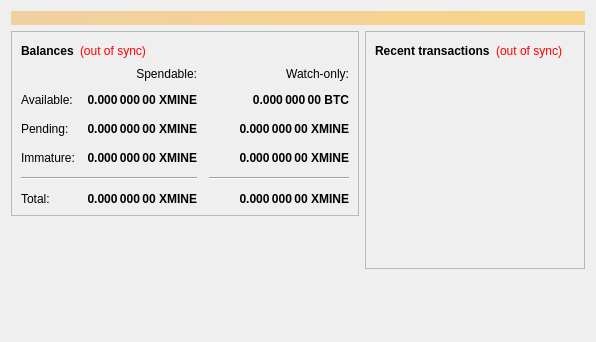
<?xml version="1.0" encoding="UTF-8"?>
<ui version="4.0">
 <class>OverviewPage</class>
 <widget class="QWidget" name="OverviewPage">
  <property name="geometry">
   <rect>
    <x>0</x>
    <y>0</y>
    <width>596</width>
    <height>342</height>
   </rect>
  </property>
  <property name="windowTitle">
   <string>Form</string>
  </property>
  <layout class="QVBoxLayout" name="topLayout">
   <item>
    <widget class="QLabel" name="labelAlerts">
     <property name="visible">
      <bool>false</bool>
     </property>
     <property name="styleSheet">
      <string notr="true">background-color: qlineargradient(x1: 0, y1: 0, x2: 1, y2: 0, stop:0 #F0D0A0, stop:1 #F8D488); color:#000000;</string>
     </property>
     <property name="wordWrap">
      <bool>true</bool>
     </property>
     <property name="margin">
      <number>3</number>
     </property>
    </widget>
   </item>
   <item>
    <layout class="QHBoxLayout" name="horizontalLayout" stretch="1,1">
     <item>
      <layout class="QVBoxLayout" name="verticalLayout_2">
       <item>
        <widget class="QFrame" name="frame">
         <property name="frameShape">
          <enum>QFrame::StyledPanel</enum>
         </property>
         <property name="frameShadow">
          <enum>QFrame::Raised</enum>
         </property>
         <layout class="QVBoxLayout" name="verticalLayout_4">
          <item>
           <layout class="QHBoxLayout" name="horizontalLayout_4">
            <item>
             <widget class="QLabel" name="label_5">
              <property name="font">
               <font>
                <weight>75</weight>
                <bold>true</bold>
               </font>
              </property>
              <property name="text">
               <string>Balances</string>
              </property>
             </widget>
            </item>
            <item>
             <widget class="QLabel" name="labelWalletStatus">
              <property name="cursor">
               <cursorShape>WhatsThisCursor</cursorShape>
              </property>
              <property name="toolTip">
               <string>The displayed information may be out of date. Your wallet automatically synchronizes with the Minecoin network after a connection is established, but this process has not completed yet.</string>
              </property>
              <property name="styleSheet">
               <string notr="true">QLabel { color: red; }</string>
              </property>
              <property name="text">
               <string notr="true">(out of sync)</string>
              </property>
              <property name="alignment">
               <set>Qt::AlignLeading|Qt::AlignLeft|Qt::AlignVCenter</set>
              </property>
             </widget>
            </item>
            <item>
             <spacer name="horizontalSpacer_3">
              <property name="orientation">
               <enum>Qt::Horizontal</enum>
              </property>
              <property name="sizeHint" stdset="0">
               <size>
                <width>40</width>
                <height>20</height>
               </size>
              </property>
             </spacer>
            </item>
           </layout>
          </item>
          <item>
           <layout class="QGridLayout" name="gridLayout">
            <property name="spacing">
             <number>12</number>
            </property>
            <item row="2" column="2">
             <widget class="QLabel" name="labelWatchPending">
              <property name="font">
               <font>
                <weight>75</weight>
                <bold>true</bold>
               </font>
              </property>
              <property name="cursor">
               <cursorShape>IBeamCursor</cursorShape>
              </property>
              <property name="toolTip">
               <string>Unconfirmed transactions to watch-only addresses</string>
              </property>
              <property name="text">
               <string notr="true">0.000 000 00 XMINE</string>
              </property>
              <property name="alignment">
               <set>Qt::AlignRight|Qt::AlignTrailing|Qt::AlignVCenter</set>
              </property>
              <property name="textInteractionFlags">
               <set>Qt::LinksAccessibleByMouse|Qt::TextSelectableByKeyboard|Qt::TextSelectableByMouse</set>
              </property>
             </widget>
            </item>
            <item row="2" column="1">
             <widget class="QLabel" name="labelUnconfirmed">
              <property name="font">
               <font>
                <weight>75</weight>
                <bold>true</bold>
               </font>
              </property>
              <property name="cursor">
               <cursorShape>IBeamCursor</cursorShape>
              </property>
              <property name="toolTip">
               <string>Total of transactions that have yet to be confirmed, and do not yet count toward the spendable balance</string>
              </property>
              <property name="text">
               <string notr="true">0.000 000 00 XMINE</string>
              </property>
              <property name="alignment">
               <set>Qt::AlignRight|Qt::AlignTrailing|Qt::AlignVCenter</set>
              </property>
              <property name="textInteractionFlags">
               <set>Qt::LinksAccessibleByMouse|Qt::TextSelectableByKeyboard|Qt::TextSelectableByMouse</set>
              </property>
             </widget>
            </item>
            <item row="3" column="2">
             <widget class="QLabel" name="labelWatchImmature">
              <property name="font">
               <font>
                <weight>75</weight>
                <bold>true</bold>
               </font>
              </property>
              <property name="cursor">
               <cursorShape>IBeamCursor</cursorShape>
              </property>
              <property name="toolTip">
               <string>Mined balance in watch-only addresses that has not yet matured</string>
              </property>
              <property name="text">
               <string notr="true">0.000 000 00 XMINE</string>
              </property>
              <property name="alignment">
               <set>Qt::AlignRight|Qt::AlignTrailing|Qt::AlignVCenter</set>
              </property>
              <property name="textInteractionFlags">
               <set>Qt::LinksAccessibleByMouse|Qt::TextSelectableByKeyboard|Qt::TextSelectableByMouse</set>
              </property>
             </widget>
            </item>
            <item row="4" column="0" colspan="2">
             <widget class="Line" name="line">
              <property name="orientation">
               <enum>Qt::Horizontal</enum>
              </property>
             </widget>
            </item>
            <item row="4" column="2">
             <widget class="Line" name="lineWatchBalance">
              <property name="sizePolicy">
               <sizepolicy hsizetype="Preferred" vsizetype="Fixed">
                <horstretch>0</horstretch>
                <verstretch>0</verstretch>
               </sizepolicy>
              </property>
              <property name="minimumSize">
               <size>
                <width>140</width>
                <height>0</height>
               </size>
              </property>
              <property name="orientation">
               <enum>Qt::Horizontal</enum>
              </property>
             </widget>
            </item>
            <item row="5" column="0">
             <widget class="QLabel" name="labelTotalText">
              <property name="text">
               <string>Total:</string>
              </property>
             </widget>
            </item>
            <item row="3" column="1">
             <widget class="QLabel" name="labelImmature">
              <property name="font">
               <font>
                <weight>75</weight>
                <bold>true</bold>
               </font>
              </property>
              <property name="cursor">
               <cursorShape>IBeamCursor</cursorShape>
              </property>
              <property name="toolTip">
               <string>Mined balance that has not yet matured</string>
              </property>
              <property name="text">
               <string notr="true">0.000 000 00 XMINE</string>
              </property>
              <property name="alignment">
               <set>Qt::AlignRight|Qt::AlignTrailing|Qt::AlignVCenter</set>
              </property>
              <property name="textInteractionFlags">
               <set>Qt::LinksAccessibleByMouse|Qt::TextSelectableByKeyboard|Qt::TextSelectableByMouse</set>
              </property>
             </widget>
            </item>
            <item row="2" column="3">
             <spacer name="horizontalSpacer_2">
              <property name="orientation">
               <enum>Qt::Horizontal</enum>
              </property>
              <property name="sizeHint" stdset="0">
               <size>
                <width>40</width>
                <height>20</height>
               </size>
              </property>
             </spacer>
            </item>
            <item row="3" column="0">
             <widget class="QLabel" name="labelImmatureText">
              <property name="text">
               <string>Immature:</string>
              </property>
             </widget>
            </item>
            <item row="5" column="1">
             <widget class="QLabel" name="labelTotal">
              <property name="font">
               <font>
                <weight>75</weight>
                <bold>true</bold>
               </font>
              </property>
              <property name="cursor">
               <cursorShape>IBeamCursor</cursorShape>
              </property>
              <property name="toolTip">
               <string>Your current total balance</string>
              </property>
              <property name="text">
               <string notr="true">0.000 000 00 XMINE</string>
              </property>
              <property name="alignment">
               <set>Qt::AlignRight|Qt::AlignTrailing|Qt::AlignVCenter</set>
              </property>
              <property name="textInteractionFlags">
               <set>Qt::LinksAccessibleByMouse|Qt::TextSelectableByKeyboard|Qt::TextSelectableByMouse</set>
              </property>
             </widget>
            </item>
            <item row="5" column="2">
             <widget class="QLabel" name="labelWatchTotal">
              <property name="font">
               <font>
                <weight>75</weight>
                <bold>true</bold>
               </font>
              </property>
              <property name="cursor">
               <cursorShape>IBeamCursor</cursorShape>
              </property>
              <property name="toolTip">
               <string>Current total balance in watch-only addresses</string>
              </property>
              <property name="text">
               <string notr="true">0.000 000 00 XMINE</string>
              </property>
              <property name="alignment">
               <set>Qt::AlignRight|Qt::AlignTrailing|Qt::AlignVCenter</set>
              </property>
              <property name="textInteractionFlags">
               <set>Qt::LinksAccessibleByMouse|Qt::TextSelectableByKeyboard|Qt::TextSelectableByMouse</set>
              </property>
             </widget>
            </item>
            <item row="0" column="2">
             <widget class="QLabel" name="labelWatchonly">
              <property name="text">
               <string>Watch-only:</string>
              </property>
              <property name="alignment">
               <set>Qt::AlignRight|Qt::AlignTrailing|Qt::AlignVCenter</set>
              </property>
             </widget>
            </item>
            <item row="1" column="0">
             <widget class="QLabel" name="labelBalanceText">
              <property name="text">
               <string>Available:</string>
              </property>
             </widget>
            </item>
            <item row="1" column="1">
             <widget class="QLabel" name="labelBalance">
              <property name="font">
               <font>
                <weight>75</weight>
                <bold>true</bold>
               </font>
              </property>
              <property name="cursor">
               <cursorShape>IBeamCursor</cursorShape>
              </property>
              <property name="toolTip">
               <string>Your current spendable balance</string>
              </property>
              <property name="text">
               <string notr="true">0.000 000 00 XMINE</string>
              </property>
              <property name="alignment">
               <set>Qt::AlignRight|Qt::AlignTrailing|Qt::AlignVCenter</set>
              </property>
              <property name="textInteractionFlags">
               <set>Qt::LinksAccessibleByMouse|Qt::TextSelectableByKeyboard|Qt::TextSelectableByMouse</set>
              </property>
             </widget>
            </item>
            <item row="1" column="2">
             <widget class="QLabel" name="labelWatchAvailable">
              <property name="font">
               <font>
                <weight>75</weight>
                <bold>true</bold>
               </font>
              </property>
              <property name="cursor">
               <cursorShape>IBeamCursor</cursorShape>
              </property>
              <property name="toolTip">
               <string>Your current balance in watch-only addresses</string>
              </property>
              <property name="text">
               <string notr="true">0.000 000 00 BTC</string>
              </property>
              <property name="alignment">
               <set>Qt::AlignRight|Qt::AlignTrailing|Qt::AlignVCenter</set>
              </property>
              <property name="textInteractionFlags">
               <set>Qt::LinksAccessibleByMouse|Qt::TextSelectableByKeyboard|Qt::TextSelectableByMouse</set>
              </property>
             </widget>
            </item>
            <item row="2" column="0">
             <widget class="QLabel" name="labelPendingText">
              <property name="text">
               <string>Pending:</string>
              </property>
             </widget>
            </item>
            <item row="0" column="1">
             <widget class="QLabel" name="labelSpendable">
              <property name="text">
               <string>Spendable:</string>
              </property>
              <property name="alignment">
               <set>Qt::AlignRight|Qt::AlignTrailing|Qt::AlignVCenter</set>
              </property>
             </widget>
            </item>
           </layout>
          </item>
         </layout>
        </widget>
       </item>
       <item>
        <spacer name="verticalSpacer">
         <property name="orientation">
          <enum>Qt::Vertical</enum>
         </property>
         <property name="sizeHint" stdset="0">
          <size>
           <width>20</width>
           <height>40</height>
          </size>
         </property>
        </spacer>
       </item>
      </layout>
     </item>
     <item>
      <layout class="QVBoxLayout" name="verticalLayout_3">
       <item>
        <widget class="QFrame" name="frame_2">
         <property name="frameShape">
          <enum>QFrame::StyledPanel</enum>
         </property>
         <property name="frameShadow">
          <enum>QFrame::Raised</enum>
         </property>
         <layout class="QVBoxLayout" name="verticalLayout">
          <item>
           <layout class="QHBoxLayout" name="horizontalLayout_2">
            <item>
             <widget class="QLabel" name="label_4">
              <property name="font">
               <font>
                <weight>75</weight>
                <bold>true</bold>
               </font>
              </property>
              <property name="text">
               <string>Recent transactions</string>
              </property>
             </widget>
            </item>
            <item>
             <widget class="QLabel" name="labelTransactionsStatus">
              <property name="cursor">
               <cursorShape>WhatsThisCursor</cursorShape>
              </property>
              <property name="toolTip">
               <string>The displayed information may be out of date. Your wallet automatically synchronizes with the Minecoin network after a connection is established, but this process has not completed yet.</string>
              </property>
              <property name="styleSheet">
               <string notr="true">QLabel { color: red; }</string>
              </property>
              <property name="text">
               <string notr="true">(out of sync)</string>
              </property>
              <property name="alignment">
               <set>Qt::AlignRight|Qt::AlignTrailing|Qt::AlignVCenter</set>
              </property>
             </widget>
            </item>
            <item>
             <spacer name="horizontalSpacer">
              <property name="orientation">
               <enum>Qt::Horizontal</enum>
              </property>
              <property name="sizeHint" stdset="0">
               <size>
                <width>40</width>
                <height>20</height>
               </size>
              </property>
             </spacer>
            </item>
           </layout>
          </item>
          <item>
           <widget class="QListView" name="listTransactions">
            <property name="styleSheet">
             <string notr="true">QListView { background: transparent; }</string>
            </property>
            <property name="frameShape">
             <enum>QFrame::NoFrame</enum>
            </property>
            <property name="verticalScrollBarPolicy">
             <enum>Qt::ScrollBarAlwaysOff</enum>
            </property>
            <property name="horizontalScrollBarPolicy">
             <enum>Qt::ScrollBarAlwaysOff</enum>
            </property>
            <property name="selectionMode">
             <enum>QAbstractItemView::NoSelection</enum>
            </property>
           </widget>
          </item>
         </layout>
        </widget>
       </item>
       <item>
        <spacer name="verticalSpacer_2">
         <property name="orientation">
          <enum>Qt::Vertical</enum>
         </property>
         <property name="sizeHint" stdset="0">
          <size>
           <width>20</width>
           <height>40</height>
          </size>
         </property>
        </spacer>
       </item>
      </layout>
     </item>
    </layout>
   </item>
  </layout>
 </widget>
 <resources/>
 <connections/>
</ui>
